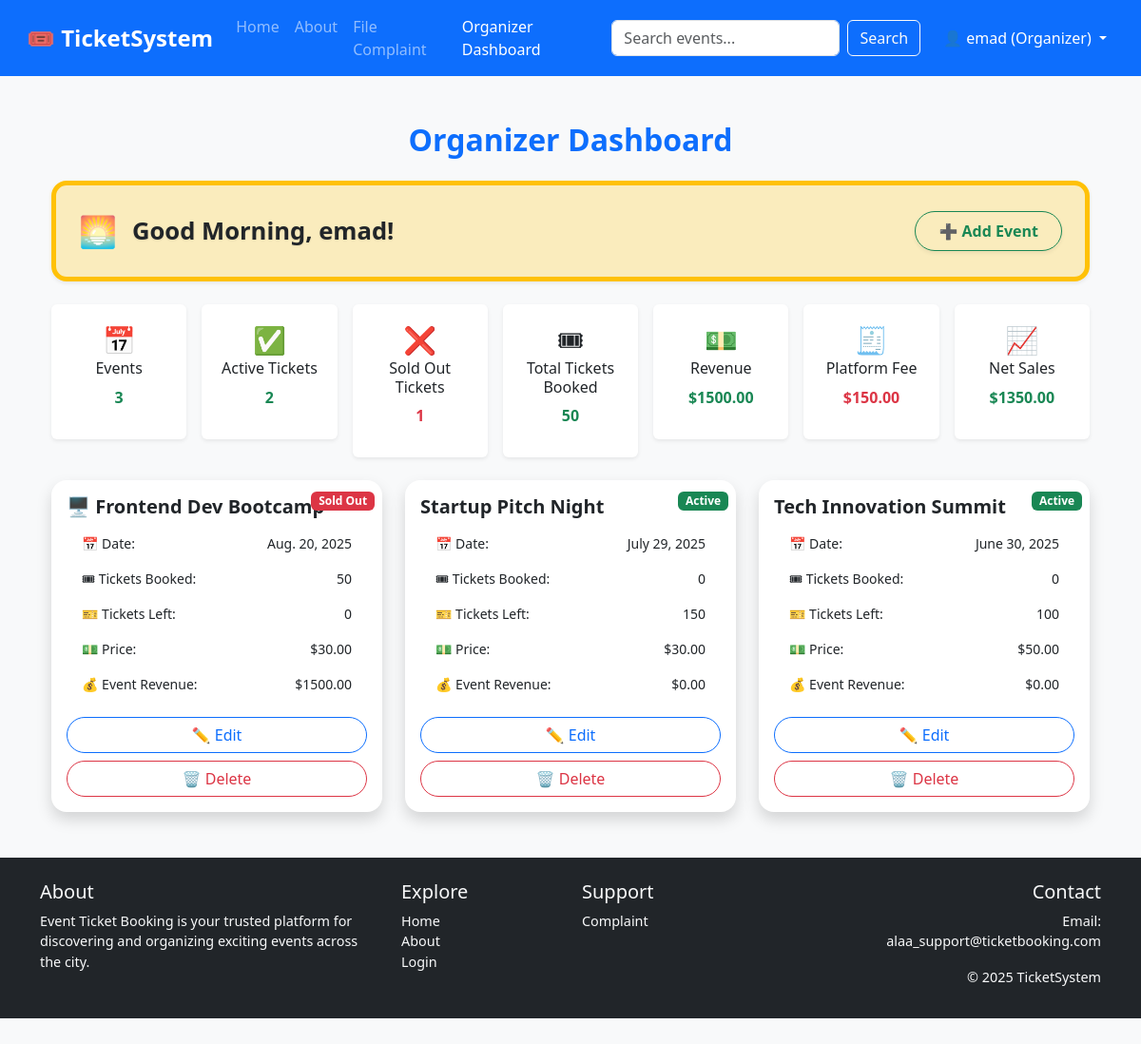
Page /organizer/1J1rAvAiPCWrrPtkyXqzl3GumX70oPjC/dashboard/ (signed in) on the committed database.
### user_service/models.py (models this page shows, shortened)
class UserProfile(models.Model):
    ROLE_CHOICES = [
        ('attendee', 'Attendee'),
        ('organizer', 'Organizer'),
    ]
    user = models.OneToOneField(User, on_delete=models.CASCADE)
    role = models.CharField(max_length=20, choices=ROLE_CHOICES)
    secure_token = models.CharField(
        max_length=64,
        unique=True,
        default=generate_secure_token,
        editable=False
    )
    created_at = models.DateTimeField(auto_now_add=True)
    total_tickets_reserved = models.PositiveIntegerField(default=0)
    deleted_events_count = models.PositiveIntegerField(default=0)

### event_service/models.py (models this page shows, shortened)
class Event(models.Model):
    title = models.CharField(max_length=200)
    description = models.TextField()
    location = models.CharField(max_length=200)
    date = models.DateField()
    ticket_price = models.DecimalField(max_digits=8, decimal_places=2, default=0.00)
    available_tickets = models.PositiveIntegerField(default=0)
    organizer = models.ForeignKey(User, on_delete=models.CASCADE)
    created_at = models.DateTimeField(auto_now_add=True)
    is_deleted = models.BooleanField(default=False)

### Event_Ticket_Booking_System/views.py (the view)
# urls.py: path('organizer/<str:secure_token>/dashboard/', organizer_dashboard_view, name='organizer-dashboard'),
@login_required
def organizer_dashboard_view(request, secure_token):
    profile = get_object_or_404(UserProfile, secure_token=secure_token)
    if request.user != profile.user:
        return render(request, 'access_denied.html')
    events = Event.objects.filter(organizer=request.user, is_deleted=False).order_by('-date')
    total_events = events.count()
    total_tickets = 0
    active_tickets = 0
    sold_out_tickets = 0
    revenue = Decimal('0.00')
    for event in events:
        ticket_data = Reservation.objects.filter(event=event).aggregate(
            total_quantity=Sum('quantity'),
            total_price=Sum('total_price')
        )
        event.ticket_count = ticket_data['total_quantity'] or 0
        event.event_revenue = ticket_data['total_price'] or Decimal('0.00')
        total_tickets += event.ticket_count
        revenue += event.event_revenue
        if event.available_tickets > 0:
            active_tickets += 1
        else:
            sold_out_tickets += 1
    commission = revenue * Decimal('0.10')
    net_sales = revenue - commission
    today = date.today()
    max_date = today + timedelta(days=3 * 365)
    name = request.user.first_name or request.user.username
    current_hour = datetime.now().hour
    is_morning = current_hour < 12
    greeting_message = f"Good Morning, {name}!" if is_morning else f"Good Evening, {name}!"
    context = {
        'events': events,
        'secure_token': secure_token,
        'total_events': total_events,
        'total_tickets': total_tickets,
        'active_tickets': active_tickets,
        'sold_out_tickets': sold_out_tickets,
        'revenue': revenue,
        'commission': commission,
        'net_sales': net_sales,
        'today': today.isoformat(),
        'max_date': max_date.isoformat(),
       'greeting_message': greeting_message,
        'is_morning': is_morning,
    }
    return render(request, 'organizer_dashboard.html', context)

### templates/organizer_dashboard.html (shortened to what this page needs)
{% extends 'base.html' %}
{% load static %}
{% block content %}
<div class="container my-5">
  <h2 class="text-center text-primary mb-4">Organizer Dashboard</h2>
<div class="alert
  {% if is_morning %}
    bg-warning bg-opacity-25 border-warning
  {% else %}
    bg-info bg-opacity-25 border-info
  {% endif %}
  border-start border-5 rounded-4 shadow-sm d-flex align-items-center justify-content-between flex-wrap p-4 mb-4
">
  <div class="d-flex align-items-center gap-3">
    <div class="fs-2">
      {% if is_morning %}
        🌅
      {% else %}
        🌙
      {% endif %}
    </div>
    <h4 class="mb-0 text-dark fw-bold">{{ greeting_message }}</h4>
  </div>
  <button class="btn btn-lg btn-outline-success px-4 py-2 rounded-pill fw-bold shadow-sm mt-3 mt-md-0"
        data-bs-toggle="modal" data-bs-target="#addEventModal"
        style="box-shadow: 0 0 10px 2px rgba(40, 167, 69, 0.7);">
  ➕ Add Event
</button>
</div>
  <div class="row row-cols-7 g-3 mb-4 text-center">
    <div class="col">
      <div class="card p-3 shadow-sm border-0">
        <div class="fs-3">📅</div>
        <h6>Events</h6>
        <p class="fw-bold text-success">{{ total_events }}</p>
      </div>
    </div>
    <div class="col">
      <div class="card p-3 shadow-sm border-0">
        <div class="fs-3">✅</div>
        <h6>Active Tickets</h6>
        <p class="fw-bold text-success">{{ active_tickets }}</p>
      </div>
    </div>
    <div class="col">
      <div class="card p-3 shadow-sm border-0">
        <div class="fs-3">❌</div>
        <h6>Sold Out Tickets</h6>
        <p class="fw-bold text-danger">{{ sold_out_tickets }}</p>
      </div>
    </div>
    <div class="col">
      <div class="card p-3 shadow-sm border-0">
        <div class="fs-3">🎟</div>
        <h6>Total Tickets Booked</h6>
        <p class="fw-bold text-success">{{ total_tickets }}</p>
      </div>
    </div>
    <div class="col">
      <div class="card p-3 shadow-sm border-0">
        <div class="fs-3">💵</div>
        <h6>Revenue</h6>
        <p class="fw-bold text-success">${{ revenue|floatformat:2 }}</p>
      </div>
    </div>
    <div class="col">
      <div class="card p-3 shadow-sm border-0">
        <div class="fs-3">🧾</div>
        <h6>Platform Fee</h6>
        <p class="fw-bold text-danger">${{ commission|floatformat:2 }}</p>
      </div>
    </div>
    <div class="col">
      <div class="card p-3 shadow-sm border-0">
        <div class="fs-3">📈</div>
        <h6>Net Sales</h6>
        <p class="fw-bold text-success">${{ net_sales|floatformat:2 }}</p>
      </div>
    </div>
  </div>
  <div class="row row-cols-1 row-cols-md-2 row-cols-lg-3 g-4">
    {% for event in events %}
    <div class="col position-relative">
      <div class="card h-100 shadow border-0 rounded-4 overflow-hidden">
        <div class="position-absolute top-0 end-0 m-2">
          {% if event.available_tickets > 0 %}
            <span class="badge bg-success">Active</span>
          {% else %}
            <span class="badge bg-danger">Sold Out</span>
          {% endif %}
        </div>
        <div class="card-body d-flex flex-column justify-content-between">
          <h5 class="fw-bold">{{ event.title }}</h5>
          <ul class="list-group list-group-flush small mb-3">
            <li class="list-group-item border-0 d-flex justify-content-between">
              <span>📅 Date:</span><span>{{ event.date }}</span>
            </li>
            <li class="list-group-item border-0 d-flex justify-content-between">
              <span>🎟 Tickets Booked:</span><span>{{ event.ticket_count|default:0 }}</span>
            </li>
            <li class="list-group-item border-0 d-flex justify-content-between">
              <span>🎫 Tickets Left:</span><span>{{ event.available_tickets }}</span>
            </li>
            <li class="list-group-item border-0 d-flex justify-content-between">
              <span>💵 Price:</span><span>${{ event.ticket_price }}</span>
            </li>
            <li class="list-group-item border-0 d-flex justify-content-between">
              <span>💰 Event Revenue:</span><span>${{ event.event_revenue|floatformat:2 }}</span>
            </li>
          </ul>
          <div class="d-grid gap-2">
            <button class="btn btn-outline-primary rounded-pill" data-bs-toggle="modal" data-bs-target="#editModal{{ event.id }}">✏️ Edit</button>
            <button class="btn btn-outline-danger rounded-pill delete-btn" data-id="{{ event.id }}" data-title="{{ event.title }}">🗑️ Delete</button>
          </div>
        </div>
      </div>
    </div>
    {% endfor %}
  </div>
</div>
{% endblock %}

### templates/base.html (shortened to what this page needs)
{% load static %}
<!DOCTYPE html>
<html lang="en">
<head>
  <link href="https://cdn.jsdelivr.net/npm/bootstrap@5.3.2/dist/css/bootstrap.min.css" rel="stylesheet" />
  <link rel="stylesheet" href="{% static 'css/style.css' %}" />
</head>
<body>
  <nav class="navbar navbar-expand-lg navbar-dark bg-primary px-3">
    <div class="container-fluid">
      <a class="navbar-brand" href="/">🎟️ TicketSystem</a>
      <div class="collapse navbar-collapse" id="navbarContent">
        <ul class="navbar-nav me-auto mb-2 mb-lg-0">
          <li class="nav-item"><a class="nav-link" href="/">Home</a></li>
          <li class="nav-item"><a class="nav-link" href="/about/">About</a></li>
          <li class="nav-item"><a class="nav-link" href="/complaints/new/">File Complaint</a></li>
          {% if request.user.is_authenticated %}
            {% if request.user.userprofile.role == 'organizer' %}
              <li class="nav-item">
                <a class="nav-link" href="{% url 'organizer-dashboard' secure_token=request.user.userprofile.secure_token %}">Organizer Dashboard</a>
              </li>
            {% elif request.user.is_superuser %}
              <li class="nav-item">
                <a class="nav-link" href="{% url 'supervisor-panel' %}">Supervisor Panel</a>
              </li>
            {% endif %}
          {% endif %}
        </ul>
        <form class="d-flex me-3" method="get" action="/search/">
          <input class="form-control me-2" type="search" name="q" placeholder="Search events..." aria-label="Search" />
          <button class="btn btn-outline-light" type="submit">Search</button>
        </form>
        <ul class="navbar-nav">
          {% if request.user.is_authenticated %}
            <li class="nav-item dropdown">
              <a class="nav-link dropdown-toggle text-white" href="#" role="button" data-bs-toggle="dropdown">
                👤 {{ request.user.first_name }} ({{ request.user.userprofile.role|capfirst }})
              </a>
            </li>
          {% else %}
            <li class="nav-item"><a class="nav-link" href="{% url 'login' %}">Login</a></li>
            <li class="nav-item"><a class="nav-link" href="{% url 'register' %}">Register</a></li>
            <li class="nav-item">
              <span class="nav-link disabled text-white-50">👤 Not Yet Registered</span>
            </li>
          {% endif %}
        </ul>
      </div>
    </div>
  </nav>
  <main class="container mt-4">
    {% block content %}{% endblock %}
  </main>
  <footer class="bg-dark text-light mt-5 pt-4 pb-3">
    <div class="container">
      <div class="row">
        <div class="col-sm-6 col-md-4 mb-3">
          <h5>About</h5>
          <p>Event Ticket Booking is your trusted platform for discovering and organizing exciting events across the city.</p>
        </div>
        <div class="col-sm-6 col-md-2 mb-3">
          <h5>Explore</h5>
          <ul class="list-unstyled">
            <li><a href="/" class="text-light">Home</a></li>
            <li><a href="/about/" class="text-light">About</a></li>
            <li><a href="{% url 'login' %}" class="text-light">Login</a></li>
          </ul>
        </div>
        <div class="col-sm-6 col-md-3 mb-3">
          <h5>Support</h5>
          <ul class="list-unstyled">
            <li><a href="/complaints/new/" class="text-light">Complaint</a></li>
          </ul>
        </div>
        <div class="col-sm-6 col-md-3 text-md-end">
          <h5>Contact</h5>
          <p>Email: alaa_support@ticketbooking.com</p>
          <p>&copy; 2025 TicketSystem</p>
        </div>
      </div>
    </div>
  </footer>
</body>
</html>

### static/css/style.css (style rules this page uses)
body { background-color: #f8f9fa; font-family: 'Segoe UI', Tahoma, Geneva, Verdana, sans-serif; margin: 0; padding-bottom: 70px; }
h1, h2, h3, h4 { font-weight: 600; color: #0d6efd; }
a { text-decoration: none; }
.navbar-brand { font-weight: bold; font-size: 1.5rem; }
footer { font-size: 0.9rem; background-color: #212529; color: #f8f9fa; }
footer a { color: #f8f9fa; }
.card { border: 1px solid #dee2e6; transition: transform 0.2s ease-in-out; }

### templates/organizer_dashboard.html (style rules this page uses)
.row-cols-7 > * { flex: 0 0 auto; width: 14.2857%; }
.alert h4 { font-size: 1.6rem; text-shadow: 0 1px 2px rgba(0,0,0,0.1); }
.btn-outline-success { font-size: 1rem; transition: 0.3s ease-in-out; }

### rows in the picture
Event: shows "Sold Out", title "🖥️ Frontend Dev Bootcamp", date "Aug. 20, 2025", ticket_count "50", available_tickets "0", ticket_price "30.00", event_revenue "1500.00"
Event: shows "Active", title "Startup Pitch Night", date "July 29, 2025", ticket_count "0", available_tickets "150", ticket_price "30.00", event_revenue "0.00"
Event: shows "Active", title "Tech Innovation Summit", date "June 30, 2025", ticket_count "0", available_tickets "100", ticket_price "50.00", event_revenue "0.00"

### other values in the picture
{{ request.user.first_name }} "emad"
{{ request.user.userprofile.role|capfirst }} "Organizer"
{{ greeting_message }} "Good Morning, emad!"
{{ total_events }} "3"
{{ active_tickets }} "2"
{{ sold_out_tickets }} "1"
{{ total_tickets }} "50"
{{ revenue|floatformat:2 }} "1500.00"
{{ commission|floatformat:2 }} "150.00"
{{ net_sales|floatformat:2 }} "1350.00"
